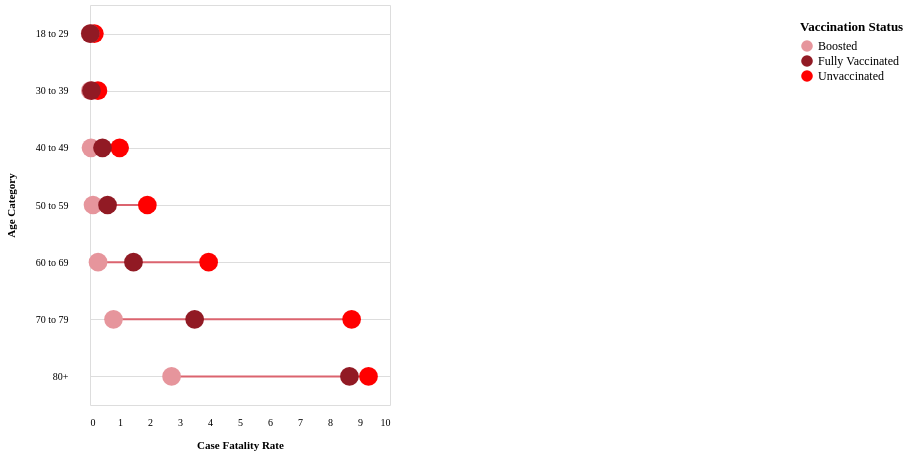

The Vega-Lite source for this figure:
### Vega-Lite specification from a JSON file in a GitHub repository (floating-point values rounded to 4 significant figures)
{"$schema": "https://vega.github.io/schema/vega-lite/v5.json", "height": 400, "config": {"font": "Nunito"}, "width": "container", "data": {"values": [{"age": "18 to 29", "type": "Unvaccinated", "value": 0.1453}, {"age": "18 to 29", "type": "Boosted", "value": 0.004104}, {"age": "18 to 29", "type": "Fully Vaccinated", "value": 0.01258}, {"age": "30 to 39", "type": "Unvaccinated", "value": 0.265}, {"age": "30 to 39", "type": "Boosted", "value": 0.01123}, {"age": "30 to 39", "type": "Fully Vaccinated", "value": 0.04777}, {"age": "40 to 49", "type": "Unvaccinated", "value": 0.987}, {"age": "40 to 49", "type": "Boosted", "value": 0.03264}, {"age": "40 to 49", "type": "Fully Vaccinated", "value": 0.4159}, {"age": "50 to 59", "type": "Unvaccinated", "value": 1.911}, {"age": "50 to 59", "type": "Boosted", "value": 0.1005}, {"age": "50 to 59", "type": "Fully Vaccinated", "value": 0.5854}, {"age": "60 to 69", "type": "Unvaccinated", "value": 3.954}, {"age": "60 to 69", "type": "Boosted", "value": 0.2683}, {"age": "60 to 69", "type": "Fully Vaccinated", "value": 1.45}, {"age": "70 to 79", "type": "Unvaccinated", "value": 8.721}, {"age": "70 to 79", "type": "Boosted", "value": 0.7834}, {"age": "70 to 79", "type": "Fully Vaccinated", "value": 3.488}, {"age": "80+", "type": "Unvaccinated", "value": 9.284}, {"age": "80+", "type": "Boosted", "value": 2.72}, {"age": "80+", "type": "Fully Vaccinated", "value": 8.648}]}, "encoding": {"x": {"field": "value", "type": "quantitative", "title": "Case Fatality Rate", "axis": {"offset": 10, "ticks": false, "minExtent": 20, "domain": false, "grid": false}}, "y": {"field": "age", "type": "nominal", "title": "Age Category", "axis": {"offset": 20, "ticks": false, "minExtent": 50, "domain": false, "grid": true}}}, "layer": [{"mark": "line", "encoding": {"detail": {"field": "age", "type": "nominal"}, "color": {"value": "#db646f"}}}, {"mark": {"type": "point", "filled": true, "size": 350, "tooltip": true}, "encoding": {"color": {"field": "type", "type": "nominal", "scale": {"domain": ["Boosted", "Fully Vaccinated", "Unvaccinated"], "range": ["#e6959c", "#911a24", "#FF0000"]}, "title": "Vaccination Status", "legend": {"orient": "none", "legendX": 710, "legendY": 16, "labelFontSize": 12, "titleFontSize": 13, "symbolSize": 135}}, "tooltip": [{"field": "type", "title": "Type"}, {"field": "value", "title": "CFR rate", "format": ".2f"}, {"field": "age", "title": "Age Category"}], "opacity": {"value": 1}}}]}
